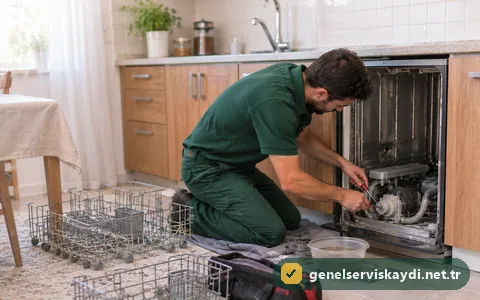
#> input picture img/bulasik-480.webp, 480 x 300 px
$ python -i build.py   (imports and definitions only)
#> lines starting #> are read from the running program, lines starting #| are printed output that depends on the picture
#> further down, picture is the input picture: PIL image 480x300 RGB; mean R, G, B 140.9, 128.7, 119.7
# -*- coding: utf-8 -*-
"""Genel Servis Kaydı — tek sayfa site üretici.
Çalıştır:  python -I -X utf8 _kaynak/build.py
Fotoğraflar: _kaynak/gorsel/ içine GORSEL-PROMPTLARI.md'deki adlarla (jpg/png/webp) koyun; build webp'ye çevirir.
Ayarlar ve metinler: _kaynak/icerik.py"""
import json, os, sys
from html import escape as e
from urllib.parse import quote

KAYNAK = os.path.dirname(os.path.abspath(__file__))
KOK = os.path.dirname(KAYNAK)
sys.path.insert(0, KAYNAK)
import icerik as C  # noqa: E402

rakam = "".join(c for c in C.TEL if c.isdigit())
TEL_E164 = ("+90" + rakam[-10:]) if len(rakam) >= 10 else ""
TEL_GOSTER = C.TEL or "0 (5XX) XXX XX XX"
TEL_HREF = f"tel:{TEL_E164}" if TEL_E164 else "#kayit"
wr = "".join(c for c in (C.WHATSAPP or C.TEL) if c.isdigit())
WA_NO = ("90" + wr[-10:]) if len(wr) >= 10 else ""
YAYINDA = bool(TEL_E164 and C.ALAN)
URL = C.ALAN.rstrip("/") + "/"


def wa(metin):
    return f"https://wa.me/{WA_NO}?text={quote(metin)}" if WA_NO else "#kayit"


P = {
    "tel": '<path d="M22 16.9v3a2 2 0 0 1-2.2 2 19.8 19.8 0 0 1-8.6-3.1 19.5 19.5 0 0 1-6-6A19.8 19.8 0 0 1 2.1 4.2 2 2 0 0 1 4.1 2h3a2 2 0 0 1 2 1.7c.1.9.4 1.8.7 2.7a2 2 0 0 1-.5 2.1L8 9.8a16 16 0 0 0 6 6l1.3-1.3a2 2 0 0 1 2.1-.4c.9.3 1.8.6 2.7.7a2 2 0 0 1 1.7 2z"/>',
    "buzdolabi": '<rect x="5" y="2" width="14" height="20" rx="2.5"/><path d="M5 9.5h14M8.5 5v2M8.5 12.5v3.5"/>',
    "camasir": '<rect x="3.5" y="2" width="17" height="20" rx="2.5"/><circle cx="12" cy="13.5" r="5"/><path d="M7 5.5h.01M10 5.5h.01"/>',
    "bulasik": '<rect x="4" y="2" width="16" height="20" rx="2.5"/><path d="M4 7h16M7.5 4.5h.01M8 11h8M8 14.5h8M8 18h8"/>',
    "firin": '<rect x="3" y="3" width="18" height="18" rx="2.5"/><path d="M3 8h18M6.5 5.5h.01M10 5.5h.01M7 11.5h10v6H7z"/>',
    "kombi": '<rect x="5" y="2" width="14" height="15" rx="2.5"/><path d="M9 21v-4M15 21v-4M12 5.5c-1.6 2-2.2 3.2-2.2 4.2a2.2 2.2 0 0 0 4.4 0c0-1-.6-2.2-2.2-4.2z"/>',
    "klima": '<rect x="2" y="4" width="20" height="8.5" rx="2.5"/><path d="M6 9.5h12M7 16c0 1.5-1 2-1 3.5M12 16v4M17 16c0 1.5 1 2 1 3.5"/>',
    "anahtar": '<path d="M14.7 6.3a4 4 0 0 0-5.4 5.4L3 18v3h3l6.3-6.3a4 4 0 0 0 5.4-5.4l-2.5 2.5-2.4-.6-.6-2.4z"/>',
    "onay": '<path d="M20 6 9 17l-5-5"/>',
    "bagimsiz": '<path d="M12 22s8-4 8-10V5l-8-3-8 3v7c0 6 8 10 8 10z"/><path d="m9 12 2 2 4-4"/>',
    "ucret": '<rect x="2" y="6" width="20" height="12" rx="2"/><circle cx="12" cy="12" r="2.5"/><path d="M6 12h.01M18 12h.01"/>',
    "parca": '<path d="M12 2 3 7v10l9 5 9-5V7z"/><path d="M3 7l9 5 9-5M12 12v10"/>',
    "belge": '<path d="M14 2H6a2 2 0 0 0-2 2v16a2 2 0 0 0 2 2h12a2 2 0 0 0 2-2V8z"/><path d="M14 2v6h6M8 13h8M8 17h5"/>',
    "saat": '<circle cx="12" cy="12" r="10"/><path d="M12 6v6l4 2"/>',
    "konum": '<path d="M12 22s7-6.2 7-12a7 7 0 1 0-14 0c0 5.8 7 12 7 12z"/><circle cx="12" cy="10" r="2.5"/>',
    "menu": '<path d="M4 7h16M4 12h16M4 17h16"/>',
    "ok": '<path d="M5 12h14M13 6l6 6-6 6"/>',
}
WA_YOL = '<path d="M12 2a10 10 0 0 0-8.6 15.1L2 22l5-1.3A10 10 0 1 0 12 2zm0 18.2a8.2 8.2 0 0 1-4.2-1.2l-.3-.2-3 .8.8-2.9-.2-.3A8.2 8.2 0 1 1 12 20.2zm4.5-6.1c-.2-.1-1.5-.7-1.7-.8s-.4-.1-.6.1-.7.8-.8 1-.3.2-.6.1a6.7 6.7 0 0 1-3.3-2.9c-.2-.4.2-.4.7-1.3.1-.2 0-.3 0-.4l-.8-1.8c-.2-.5-.4-.4-.6-.4h-.5a1 1 0 0 0-.7.3 3 3 0 0 0-.9 2.2 5.2 5.2 0 0 0 1.1 2.7 11.8 11.8 0 0 0 4.5 4c1.7.7 2.3.8 3.2.6a2.7 2.7 0 0 0 1.8-1.2 2.2 2.2 0 0 0 .1-1.3c0-.1-.2-.2-.5-.3z"/>'


# [4 lines left out: function ik, not called in this run]


GORSEL = {}


FILIGRANSIZ = ("hero",)  # hero arka planda koyu katmanın altında; filigran eklenmez


def filigran(im, ust=False):
    """Sağ alt köşeye yarı saydam logo + alan adı (kurumsal damga)."""
#> called with ust = False
    from PIL import Image, ImageDraw, ImageFont
    im = im.convert("RGBA")
    w, h = im.size
#> w = 480; h = 300
    boy = max(14, round(w * 0.022))
#> boy = 14
    font = None
    for yol in ("C:/Windows/Fonts/segoeuib.ttf", "C:/Windows/Fonts/arialbd.ttf"):
        if os.path.exists(yol):
            font = ImageFont.truetype(yol, boy)
            break
    font = font or ImageFont.load_default()
    yazi = C.ALAN.split("//")[-1].strip("/")
    kat = Image.new("RGBA", im.size, (0, 0, 0, 0))
#> kat: PIL image 480x300 RGBA; every value is 0
    d = ImageDraw.Draw(kat)
    tw = d.textlength(yazi, font=font)
#> tw = 106
    ikon = round(boy * 1.45)
#> ikon = 20
    pad = round(boy * 0.6)
#> pad = 8
    kw, kh = round(ikon + pad * 3 + tw), round(ikon + pad * 1.4)
#> kw = 150; kh = 31
    m = round(w * 0.022)
#> m = 11
    x0, y0 = w - kw - m, (m if ust else h - kh - m)
#> x0 = 319; y0 = 258
    d.rounded_rectangle((x0, y0, x0 + kw, y0 + kh), radius=kh // 2, fill=(12, 59, 46, 150))
    ix, iy = x0 + pad, y0 + (kh - ikon) // 2
#> ix = 327; iy = 263
    d.rounded_rectangle((ix, iy, ix + ikon, iy + ikon), radius=round(ikon * 0.28), fill=(224, 177, 58, 235))
    c = ikon / 32
#> c = 0.625
    d.line([(ix + 9 * c, iy + 16.5 * c), (ix + 14 * c, iy + 21.5 * c), (ix + 23 * c, iy + 11 * c)], fill=(12, 59, 46, 255), width=max(2, round(3.2 * c)), joint="curve")
    d.text((ix + ikon + pad, y0 + kh / 2), yazi, font=font, fill=(255, 255, 255, 225), anchor="lm")
    return Image.alpha_composite(im, kat).convert("RGB")
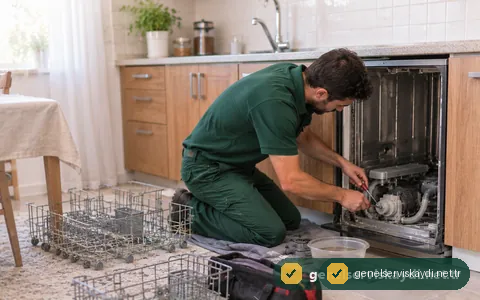
#> returned value: PIL image 480x300 RGB; mean R, G, B 140.1, 128.2, 118.9


# [45 lines left out: functions gorselleri_hazirla, resim, not called in this run]


def yer_tutucu(ikon, yazi):
    return f'<div class="yt">{ik(ikon)}<span>{e(yazi)}</span></div>'


# [42 lines left out: functions bas, ust, not called in this run]


TUZAK = '''<!-- BOT-TUZAK (gerçek ziyaretçi görmez; dokunan cihaz işaretlenir, dönüşüm göndermez) -->
<div aria-hidden="true" style="position:absolute;left:-10000px;top:auto;width:1px;height:1px;overflow:hidden">
<a href="tel:+900000000000" data-cf-trap="1" tabindex="-1" rel="nofollow" onclick="return __cfTrap(event)">Hemen Ara</a>
<a href="https://wa.me/900000000000" data-cf-trap="1" tabindex="-1" rel="nofollow" onclick="return __cfTrap(event)">WhatsApp Servis</a>
<a href="tuzak/" data-cf-trap="1" tabindex="-1" rel="nofollow" onclick="return __cfTrap(event)">Servis kaydı</a>
</div>'''


# [27 lines left out: functions alt, yapiskan, not called in this run]


def js():
    return "<script>" + open(os.path.join(KAYNAK, "site.js"), encoding="utf-8").read() + "</script>"


# [155 lines left out: functions form, ana_sayfa, gizlilik, not called in this run]


YASAL = [("hakkimizda.html", "Hakkımızda"), ("iletisim.html", "İletişim"), ("hizmet-kosullari.html", "Hizmet Koşulları"),
         ("gizlilik.html", "Gizlilik ve KVKK"), ("cerez-politikasi.html", "Çerez Politikası")]


# [7 lines left out: function sayfa, not called in this run]


def kim():
    return e(C.FIRMA) + (f" ({e(C.UNVAN)})" if C.UNVAN else "")


# [85 lines left out: functions hakkimizda, iletisim, hizmet_kosullari, cerez, llms, not called in this run]


AI_BOTLAR = ["GPTBot", "OAI-SearchBot", "ChatGPT-User", "ClaudeBot", "Claude-SearchBot", "Claude-User", "PerplexityBot",
             "Perplexity-User", "Google-Extended", "Applebot-Extended", "Bingbot", "CCBot", "meta-externalagent"]


# [39 lines left out: functions bulunamadi, yaz, main, not called in this run]


# [2 lines not run here, left out]

>>> from PIL import Image
>>> picture = Image.open('../img/bulasik-480.webp')
>>> result = filigran(picture)

$ run again, on img/camasir-480.webp
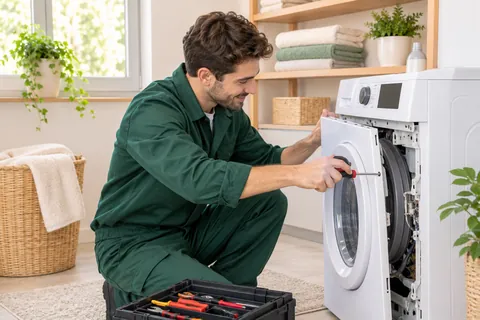
#> input picture img/camasir-480.webp, 480 x 320 px
#> picture is the input picture: PIL image 480x320 RGB; mean R, G, B 157.3, 151.2, 137
#> kat: PIL image 480x320 RGBA; every value is 0
#> tw = 106
#> kw = 150; kh = 31
#> x0 = 319; y0 = 278
#> ix = 327; iy = 283
#> in filigran, `return Image.alpha_composite(im, kat).convert("RGB")`:
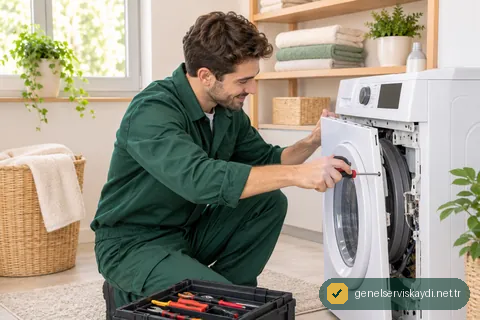
#> returned value: PIL image 480x320 RGB; mean R, G, B 154.9, 149.4, 134.7

$ run again, on img/firin-480.webp
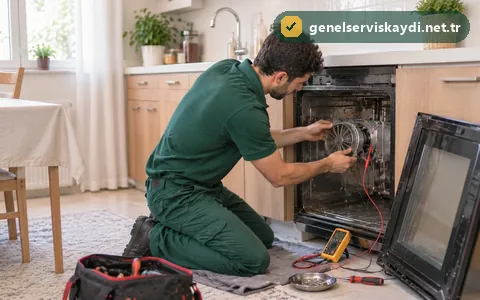
#> input picture img/firin-480.webp, 480 x 300 px
#> picture is the input picture: PIL image 480x300 RGB; mean R, G, B 134.8, 126.1, 116.4
#> kat: PIL image 480x300 RGBA; every value is 0
#> tw = 106
#> kw = 150; kh = 31
#> x0 = 319; y0 = 258
#> ix = 327; iy = 263
#> in filigran, `return Image.alpha_composite(im, kat).convert("RGB")`:
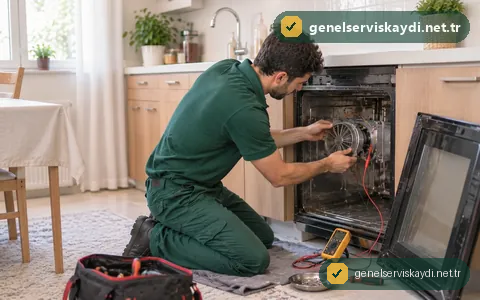
#> returned value: PIL image 480x300 RGB; mean R, G, B 133.7, 126, 115.9
